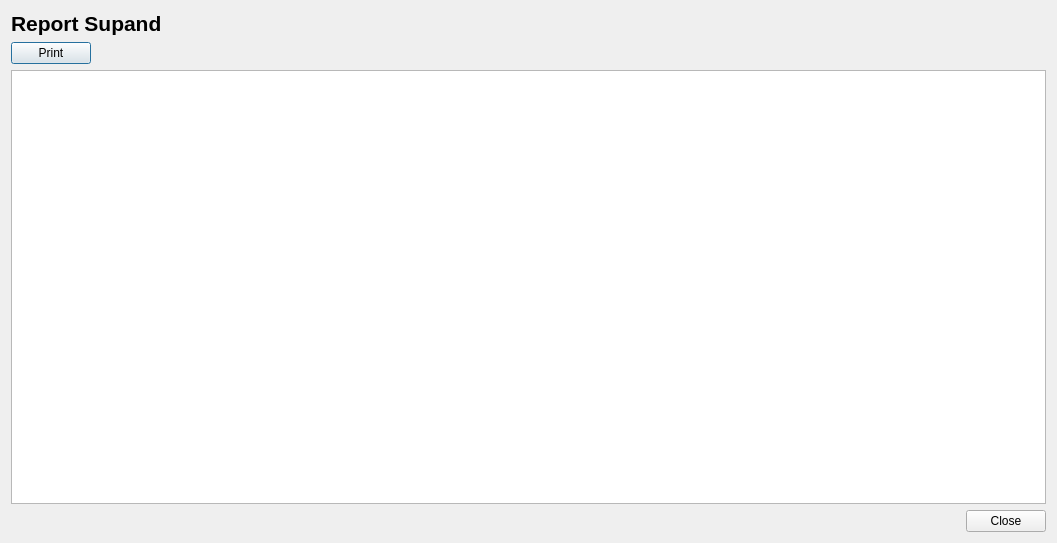
<?xml version="1.0" encoding="UTF-8"?>
<ui version="4.0">
 <class>reportSuspand</class>
 <widget class="QDialog" name="reportSuspand">
  <property name="geometry">
   <rect>
    <x>0</x>
    <y>0</y>
    <width>1057</width>
    <height>543</height>
   </rect>
  </property>
  <property name="windowTitle">
   <string>Dialog</string>
  </property>
  <layout class="QGridLayout" name="gridLayout">
   <item row="0" column="0">
    <layout class="QVBoxLayout" name="verticalLayout">
     <item>
      <widget class="QLabel" name="label">
       <property name="font">
        <font>
         <pointsize>16</pointsize>
         <bold>true</bold>
        </font>
       </property>
       <property name="text">
        <string>Report Supand</string>
       </property>
      </widget>
     </item>
     <item>
      <layout class="QHBoxLayout" name="horizontalLayout">
       <item>
        <widget class="QPushButton" name="pushButton">
         <property name="text">
          <string>Print</string>
         </property>
        </widget>
       </item>
       <item>
        <spacer name="horizontalSpacer">
         <property name="orientation">
          <enum>Qt::Horizontal</enum>
         </property>
         <property name="sizeHint" stdset="0">
          <size>
           <width>40</width>
           <height>20</height>
          </size>
         </property>
        </spacer>
       </item>
      </layout>
     </item>
     <item>
      <widget class="QTableView" name="tableView"/>
     </item>
     <item>
      <layout class="QHBoxLayout" name="horizontalLayout_2">
       <item>
        <spacer name="horizontalSpacer_2">
         <property name="orientation">
          <enum>Qt::Horizontal</enum>
         </property>
         <property name="sizeHint" stdset="0">
          <size>
           <width>40</width>
           <height>20</height>
          </size>
         </property>
        </spacer>
       </item>
       <item>
        <widget class="QPushButton" name="pushButton_2">
         <property name="text">
          <string>Close</string>
         </property>
        </widget>
       </item>
      </layout>
     </item>
    </layout>
   </item>
  </layout>
 </widget>
 <resources/>
 <connections/>
</ui>
